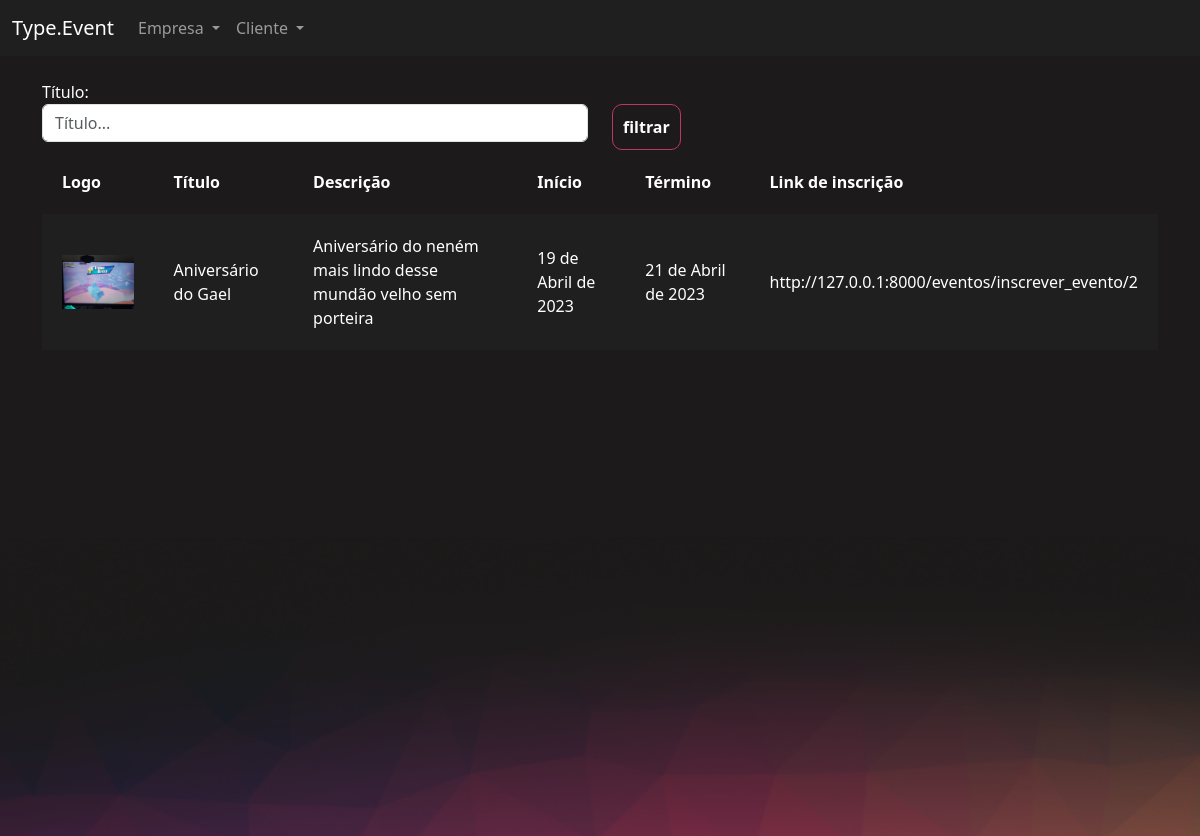
The page /eventos/gerenciar_evento/ (signed in) on the database its author committed.
### eventos/models.py (models this page shows, shortened)
class Evento(models.Model):
    criador = models.ForeignKey(User, on_delete=models.DO_NOTHING)
    nome = models.CharField(max_length=200)
    descricao = models.TextField()
    data_inicio = models.DateField()
    data_termino = models.DateField()
    carga_horaria = models.IntegerField()
    logo = models.FileField(upload_to="logos")
    participantes = models.ManyToManyField(
        User, related_name="evento_participante", null=True, blank=True)
    cor_principal = models.CharField(max_length=7)
    cor_secundaria = models.CharField(max_length=7)
    cor_fundo = models.CharField(max_length=7)

### eventos/views.py (the view)
# urls.py: path('gerenciar_evento/', views.gerenciar_evento, name="gerenciar_evento"),
def gerenciar_evento(request):
    if request.method == "GET":
        nome = request.GET.get('nome')
        eventos = Evento.objects.filter(criador=request.user)
        if nome:
            eventos = eventos.filter(nome__contains=nome)
        return render(request, 'gerenciar_evento.html', {'eventos': eventos})

### eventos/templates/gerenciar_evento.html (shortened to what this page needs)
{% extends "bases/base_evento.html" %}
{% load static %}
{% block 'importacoes' %}
<link href="{% static 'evento/css/gerenciar_evento.css' %}" rel="stylesheet">
{% endblock %}
{% block 'conteudo' %}
<div class="container">
    <br>
    <div class="row">
        <div class="col-md">
            <form action="{% url 'gerenciar_evento'%}" method="GET">
                <label>Título:</label>
                <input type="text" placeholder="Título..." class="form-control" name="nome">
        </div>
        <div class="col-md">
            <br>
            <input type="submit" class="btn-principal" value="filtrar">
        </div>
    </div>
    <table>
        <tr>
            <th>Logo</th>
            <th>Título</th>
            <th>Descrição</th>
            <th>Início</th>
            <th>Término</th>
            <th>Link de inscrição</th>
        </tr>
        {% for evento in eventos %}
        <tr class="{% cycle 'linha' 'linha2' %}">
            <td width="10%"><a href="{% url 'participantes_evento' evento.id %}"><img width="100%"
                        src="/media/{{evento.logo}}"></a></td>
            <td>{{evento.nome}}</td>
            <td>{{evento.descricao}}</td>
            <td>{{evento.data_inicio}}</td>
            <td>{{evento.data_termino}}</td>
            <td>http://127.0.0.1:8000/eventos/inscrever_evento/{{evento.id}}</td>
        </tr>
        {% endfor %}
    </table>
</div>
{% endblock %}

### templates/static/geral/css/base.css (style rules this page uses)
body { color: white !important; }
:root { --main-color: #201F1F; --dark-color: #1C1A1A; --contrast-color: #BE375F; --differential-color: #ED8554; }

### templates/static/evento/css/gerenciar_evento.css (style rules this page uses)
table { width: 100%; padding: 20px; }
.linha { height: 40px; background-color: var(--main-color); padding: 20px; }
td, th { padding: 20px; }

### templates/static/evento/css/evento.css (style rules this page uses)
body { background-color: #1C1A1A; }

### templates/static/usuarios/css/usuarios.css (style rules this page uses)
.btn-principal { background-color: transparent; border: 1px solid var(--contrast-color); color: white; padding: 10px; border-radius: 10px; font-weight: bold; }

### rows shown on the page
Evento: logo (picture), nome "Aniversário do Gael", descricao "Aniversário do neném mais lindo desse mundão velho sem porteira", data_inicio "19 de Abril de 2023", data_termino "21 de Abril de 2023", id "2"
